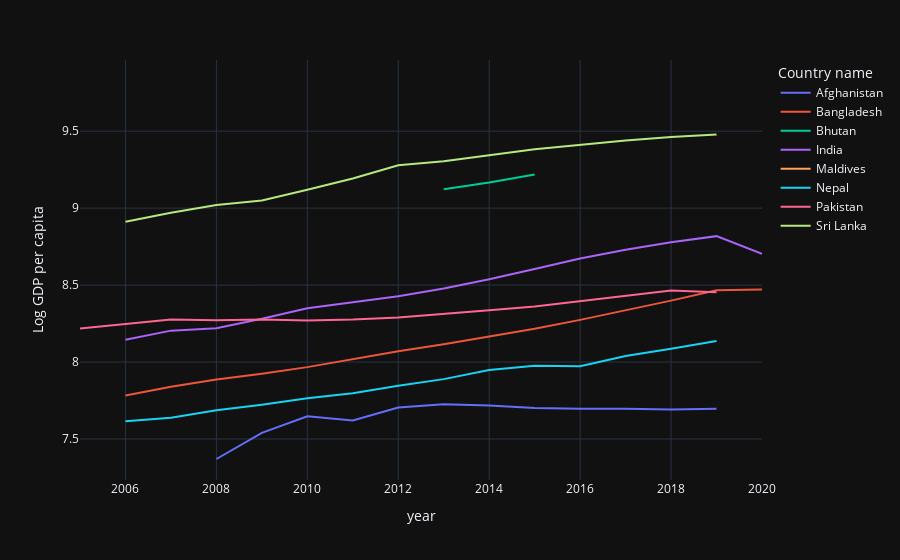

This figure's notebook cell:
### Code cell
LGDP = df1[df1["Country name"].isin(south_asian_countries)] 
plt.figure(figsize=(15,10))
px.line(LGDP,x="year",y="Log GDP per capita",color="Country name",template="plotly_dark")

### Figure 1 — Plotly figure (JSON) as saved in the notebook; plotly's stock layout.template omitted (floating-point values rounded to 4 significant figures)
{"data": [{"hovertemplate": "Country name=Afghanistan<br>year=%{x}<br>Log GDP per capita=%{y}<extra></extra>", "legendgroup": "Afghanistan", "line": {"color": "#636efa", "dash": "solid"}, "mode": "lines", "name": "Afghanistan", "orientation": "v", "showlegend": true, "type": "scatter", "x": [2008, 2009, 2010, 2011, 2012, 2013, 2014, 2015, 2016, 2017, 2018, 2019], "xaxis": "x", "y": [7.37, 7.54, 7.647, 7.62, 7.705, 7.725, 7.718, 7.702, 7.697, 7.697, 7.692, 7.697], "yaxis": "y"}, {"hovertemplate": "Country name=Bangladesh<br>year=%{x}<br>Log GDP per capita=%{y}<extra></extra>", "legendgroup": "Bangladesh", "line": {"color": "#EF553B", "dash": "solid"}, "mode": "lines", "name": "Bangladesh", "orientation": "v", "showlegend": true, "type": "scatter", "x": [2006, 2007, 2008, 2009, 2010, 2011, 2012, 2013, 2014, 2015, 2016, 2017, 2018, 2019, 2020], "xaxis": "x", "y": [7.783, 7.839, 7.886, 7.924, 7.967, 8.018, 8.07, 8.116, 8.164, 8.216, 8.274, 8.334, 8.399, 8.467, 8.472], "yaxis": "y"}, {"hovertemplate": "Country name=Bhutan<br>year=%{x}<br>Log GDP per capita=%{y}<extra></extra>", "legendgroup": "Bhutan", "line": {"color": "#00cc96", "dash": "solid"}, "mode": "lines", "name": "Bhutan", "orientation": "v", "showlegend": true, "type": "scatter", "x": [2013, 2014, 2015], "xaxis": "x", "y": [9.123, 9.167, 9.219], "yaxis": "y"}, {"hovertemplate": "Country name=India<br>year=%{x}<br>Log GDP per capita=%{y}<extra></extra>", "legendgroup": "India", "line": {"color": "#ab63fa", "dash": "solid"}, "mode": "lines", "name": "India", "orientation": "v", "showlegend": true, "type": "scatter", "x": [2006, 2007, 2008, 2009, 2010, 2011, 2012, 2013, 2014, 2015, 2016, 2017, 2018, 2019, 2020], "xaxis": "x", "y": [8.145, 8.204, 8.22, 8.281, 8.349, 8.387, 8.428, 8.478, 8.538, 8.604, 8.673, 8.73, 8.779, 8.818, 8.703], "yaxis": "y"}, {"hovertemplate": "Country name=Maldives<br>year=%{x}<br>Log GDP per capita=%{y}<extra></extra>", "legendgroup": "Maldives", "line": {"color": "#FFA15A", "dash": "solid"}, "mode": "lines", "name": "Maldives", "orientation": "v", "showlegend": true, "type": "scatter", "x": [2018], "xaxis": "x", "y": [9.826], "yaxis": "y"}, {"hovertemplate": "Country name=Nepal<br>year=%{x}<br>Log GDP per capita=%{y}<extra></extra>", "legendgroup": "Nepal", "line": {"color": "#19d3f3", "dash": "solid"}, "mode": "lines", "name": "Nepal", "orientation": "v", "showlegend": true, "type": "scatter", "x": [2006, 2007, 2008, 2009, 2010, 2011, 2012, 2013, 2014, 2015, 2016, 2017, 2018, 2019], "xaxis": "x", "y": [7.616, 7.638, 7.686, 7.723, 7.765, 7.797, 7.846, 7.889, 7.948, 7.976, 7.973, 8.039, 8.087, 8.136], "yaxis": "y"}, {"hovertemplate": "Country name=Pakistan<br>year=%{x}<br>Log GDP per capita=%{y}<extra></extra>", "legendgroup": "Pakistan", "line": {"color": "#FF6692", "dash": "solid"}, "mode": "lines", "name": "Pakistan", "orientation": "v", "showlegend": true, "type": "scatter", "x": [2005, 2007, 2008, 2009, 2010, 2011, 2012, 2013, 2014, 2015, 2016, 2017, 2018, 2019], "xaxis": "x", "y": [8.218, 8.277, 8.271, 8.277, 8.27, 8.276, 8.289, 8.311, 8.336, 8.361, 8.394, 8.428, 8.464, 8.453], "yaxis": "y"}, {"hovertemplate": "Country name=Sri Lanka<br>year=%{x}<br>Log GDP per capita=%{y}<extra></extra>", "legendgroup": "Sri Lanka", "line": {"color": "#B6E880", "dash": "solid"}, "mode": "lines", "name": "Sri Lanka", "orientation": "v", "showlegend": true, "type": "scatter", "x": [2006, 2007, 2008, 2009, 2010, 2011, 2012, 2013, 2014, 2015, 2017, 2018, 2019], "xaxis": "x", "y": [8.912, 8.97, 9.021, 9.049, 9.119, 9.193, 9.279, 9.305, 9.344, 9.383, 9.44, 9.462, 9.479], "yaxis": "y"}], "layout": {"legend": {"title": {"text": "Country name"}, "tracegroupgap": 0}, "margin": {"t": 60}, "xaxis": {"anchor": "y", "domain": [0, 1], "title": {"text": "year"}}, "yaxis": {"anchor": "x", "domain": [0, 1], "title": {"text": "Log GDP per capita"}}}}
